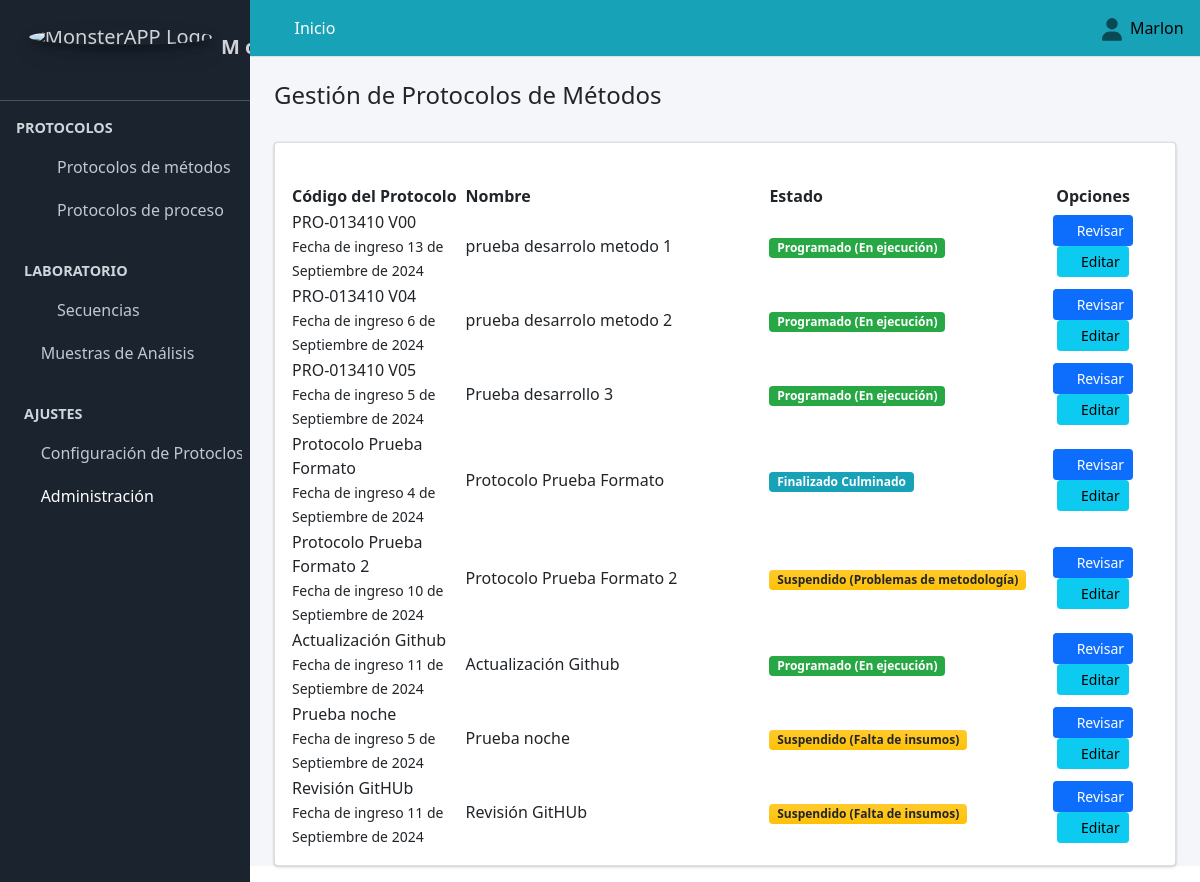
The page /protocolo_metodos/ (signed in) on the database as committed earlier.
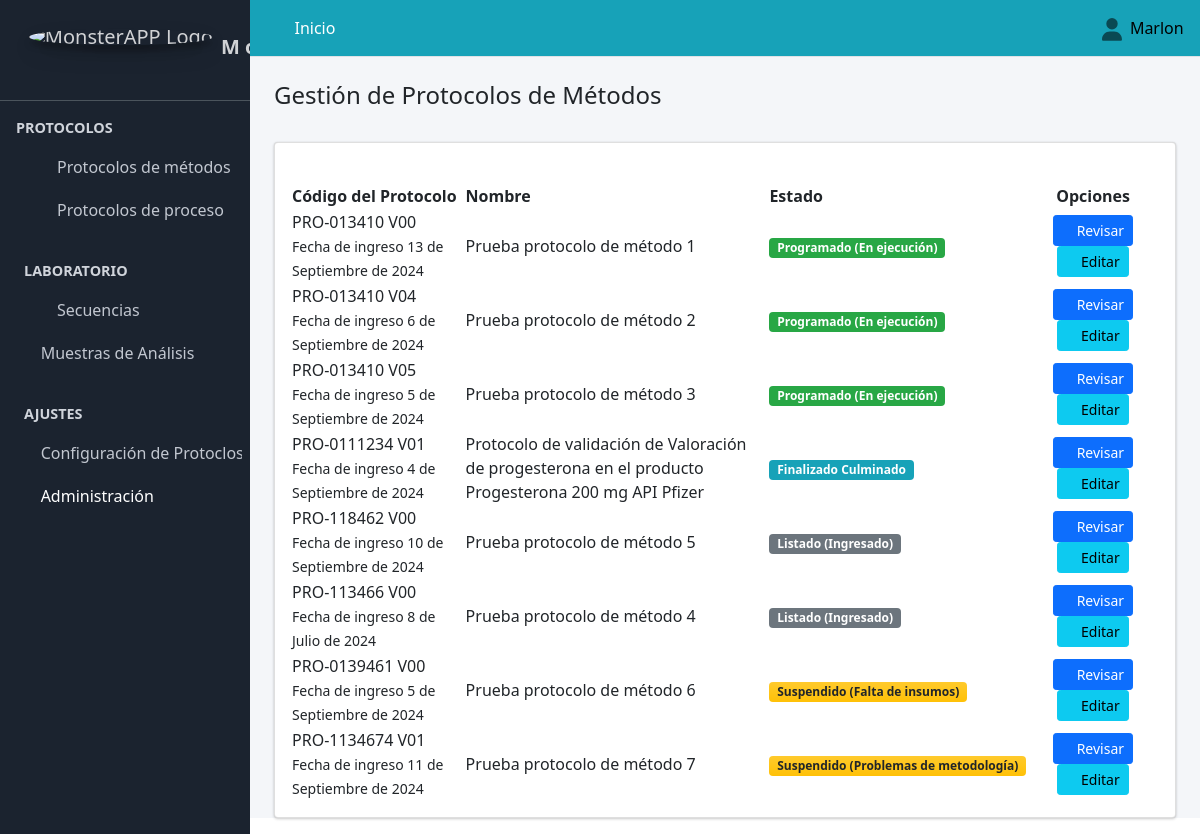
The same page on the database as committed later.
### Aplicaciones/Protocolo_Metodos/models.py (models this page shows, shortened)
class Protocolos(models.Model):
     fecha_ingreso=models.DateField(verbose_name="Fecha de Registro", null=True, blank=False, help_text=u"AAAA/MM/DD")
     codigo=models.CharField(max_length=90, verbose_name="Código Protocolo", null=True, blank=False, unique=True)
     nombre=models.CharField(max_length=250, verbose_name="Título_del_Protocolo",  null=True, blank=False, unique=True)
     ensayo=models.ForeignKey(to=Ensayo, on_delete=models.CASCADE, verbose_name="Ensayo", null=True, blank=False)
     metodo=models.ForeignKey(to=Metodo, on_delete=models.CASCADE, verbose_name="Metodo de referencia", null=True, blank=False)
     celda=models.ForeignKey(to=Celda, on_delete=models.CASCADE, verbose_name="Celda", null=True, blank=False)
     muestras_y_Placebos=models.ManyToManyField(Muestras_y_Placebos, blank=False)
     metodologia=models.ForeignKey(Metodologia, on_delete=models.CASCADE, verbose_name="metodologia", null=True, blank=False,  max_length=90)
     parametro=models.ManyToManyField(to=Parametro, blank=False, related_name="parametro")
     Insumos_del_Proceso=models.ManyToManyField(to=Viabilidad)
     cliente=models.ForeignKey(to=Cliente, on_delete=models.CASCADE, verbose_name="Cliente", null=True, blank=False)
     estado_protocolo=models.ForeignKey(to=EstadoProtocolo, on_delete=models.CASCADE, verbose_name="Estado Protocolo", null=True, blank=False)
     class Condicion(models.TextChoices):
        ACTIVO = "Activo", "ACTIVO"
        PASIVO = "Pasivo", "PASIVO"
     condicion=models.CharField(max_length=90, choices=Condicion.choices, default=Condicion.ACTIVO, verbose_name="Condicion")
     observaciones=models.CharField(max_length=250, verbose_name="Observaciones",  null=True, blank=False)
     fecha_final=models.DateField(verbose_name="Fecha de Finalización", null=True, blank=True,default=datetime.datetime.now)

class EstadoProtocolo(models.Model):
    estado_protocolos=models.CharField(verbose_name="Estado Protocolos", max_length=90)
    estado_motivo=models.CharField(verbose_name="Motivo del estado", max_length=90, blank=True, null=False, unique=True)
    class Condicion(models.TextChoices):
        ACTIVO = "Activo", "ACTIVO"
        PASIVO = "Pasivo", "PASIVO"
    condicion=models.CharField(max_length=90, choices=Condicion.choices, default=Condicion.ACTIVO, verbose_name="Condicion")
    def estado_protocolo(self):
        return "{} {}".format(self.estado_protocolos, self.estado_motivo)
    def __str__(self):
        return str(self.estado_protocolo())

### Aplicaciones/Protocolo_Metodos/views.py (the view)
# urls.py: path("protocolo_metodos/",views.protocolo_metodos, name="protocolo_metodos"),
@login_required
def protocolo_metodos(request):
    titulo = "Protocolo de Métodos"
    protocolo_metodos=Protocolos.objects.all()
    context = {
        "titulo": titulo,
        "protocolo_metodos": protocolo_metodos,
        "crear_metodologia":crear_metodologia,
    }
    return render(request, "protocolo_metodos/protocolo_metodos.html", context)

### SISTEMA_ANALITICO/templates/protocolo_metodos/protocolo_metodos.html (shortened to what this page needs)
{% extends "partial/body.html" %}
{% block contenido %}
<link href="https://unpkg.com/gijgo@1.9.14/css/gijgo.min.css" rel="stylesheet" type="text/css" />
<div class="container-fluid">
  <div class="pagetitle"><br>
    <h4 class="">Gestión de Protocolos de Métodos</h4><br>
  </div>
  <div class="card">
    <div class="container-fluid">
        <div class="row">
          <div class="col-md-6"> <br>
              </div>
              <div class="col-md-6">
                <br>
          </div>
          </div>
    </div>
      <div class="card-body table-responsive">
        <table id="example3" class="display" style="width:100%">
          <thead class="">
            <tr>
            <th style="width: 20%">
            Código del Protocolo
            </th>
            <th style="width: 35%">
            Nombre
            </th>
              <th style="width: 8%" class="text-left">
            Estado
            </th>
            <th class="all text-center">
              Opciones
            </th>
            </tr>
            </thead>
            <tbody id="myTable">
              {% for p in protocolo_metodos %}
              {% if p.condicion == "Activo" and p.estado_protocolo.id != 7  %}
            <tr>
            <td>
            <a>
            {{p.codigo}}
            </a>
            <br>
            <small>
            Fecha de ingreso {{p.fecha_ingreso}}
            </small>
            </td>
            <td>
              {{p.nombre}}
            </td>
            <td class="project-state">
              {% if p.estado_protocolo.id == 5  %}
            <span class="badge badge-secondary">{{p.estado_protocolo}}</span>
            {% endif %}
            {% if p.estado_protocolo.id == 6  %}
            <span class="badge badge-info">{{p.estado_protocolo}}</span>
            {% endif %}
            {% if p.estado_protocolo.id == 2 or p.estado_protocolo.id == 3 or p.estado_protocolo.id == 4 %}
            <span class="badge bg-gradient-warning text-body" >{{p.estado_protocolo}}</span>
            {% endif %}
            {% if p.estado_protocolo.id == 1 %}
            <span class="badge badge-success">{{p.estado_protocolo}}</span>
            {% endif %}
            </td>
            <td class="all text-center">
            <a class="btn btn-primary btn-sm" href="{% url 'revisar_protocolo_metodos' p.id %}">
            <i class="fas fa-folder">
            </i> Revisar
            </a>
            {% if perms.auth.view_user %}
            <a class="btn btn-info btn-sm" href= "/editar_protocolo_metodos/{{p.pk}}">
            <i class="fas fa-pencil-alt">
            </i> Editar
            </a>
            {% endif %}
            </td>
            </tr>
             {% endif %}
            {% endfor %}
            </tbody>
        </table>
        <link href="https://cdn.datatables.net/v/dt/jq-3.7.0/dt-2.0.3/b-3.0.1/b-html5-3.0.1/date-1.5.2/sl-2.0.0/datatables.min.css" rel="stylesheet">
        </div>
      </div>
    </div>
</div>
<link href="https://cdn.datatables.net/v/dt/jq-3.7.0/dt-2.0.3/b-3.0.1/b-html5-3.0.1/date-1.5.2/sl-2.0.0/datatables.min.css" rel="stylesheet">
{% endblock contenido %}

Rows that differ between the two databases and show on the page:
changed Protocolos "PRO-013410 V00": nombre "prueba desarrolo metodo 1" → "Prueba protocolo de método 1"
changed Protocolos "PRO-013410 V04": nombre "prueba desarrolo metodo 2" → "Prueba protocolo de método 2"
changed Protocolos "PRO-013410 V05": nombre "Prueba desarrollo 3" → "Prueba protocolo de método 3"
changed Protocolos "Finalizado Culminado": codigo "Protocolo Prueba Formato" → "PRO-0111234 V01"; nombre "Protocolo Prueba Formato" → "Protocolo de validación de Valoración de progesterona en el producto Progesterona 200 mg API Pfizer"
changed Protocolos: codigo "Protocolo Prueba Formato 2" → "PRO-118462 V00"; nombre "Protocolo Prueba Formato 2" → "Prueba protocolo de método 5"; estado_protocolo_id 3 → 5 (drawn); estado_protocolo "Suspendido (Problemas de metodología)" → "Listado (Ingresado)"
changed Protocolos: codigo "Actualización Github" → "PRO-113466 V00"; fecha_ingreso "11 de Septiembre de 2024" → "8 de Julio de 2024"; nombre "Actualización Github" → "Prueba protocolo de método 4"; estado_protocolo_id 1 → 5 (drawn); estado_protocolo "Programado (En ejecución)" → "Listado (Ingresado)"
changed Protocolos "Suspendido (Falta de insumos)": codigo "Prueba noche" → "PRO-0139461 V00"; nombre "Prueba noche" → "Prueba protocolo de método 6"
changed Protocolos: codigo "Revisión GitHUb" → "PRO-1134674 V01"; nombre "Revisión GitHUb" → "Prueba protocolo de método 7"; estado_protocolo "Suspendido (Falta de insumos)" → "Suspendido (Problemas de metodología)"
